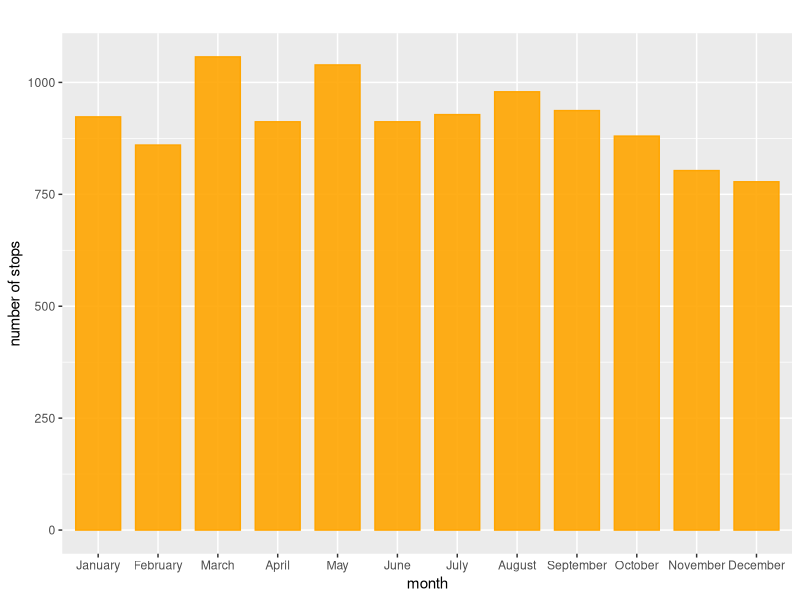
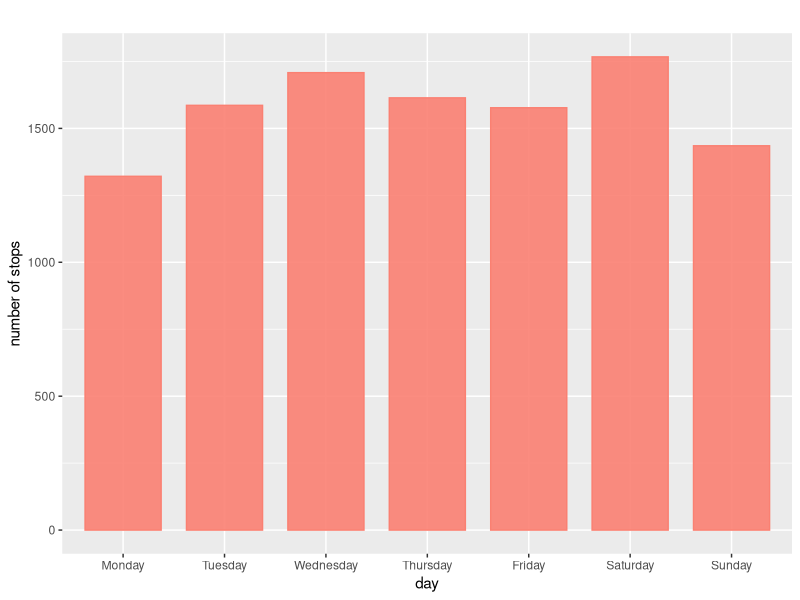
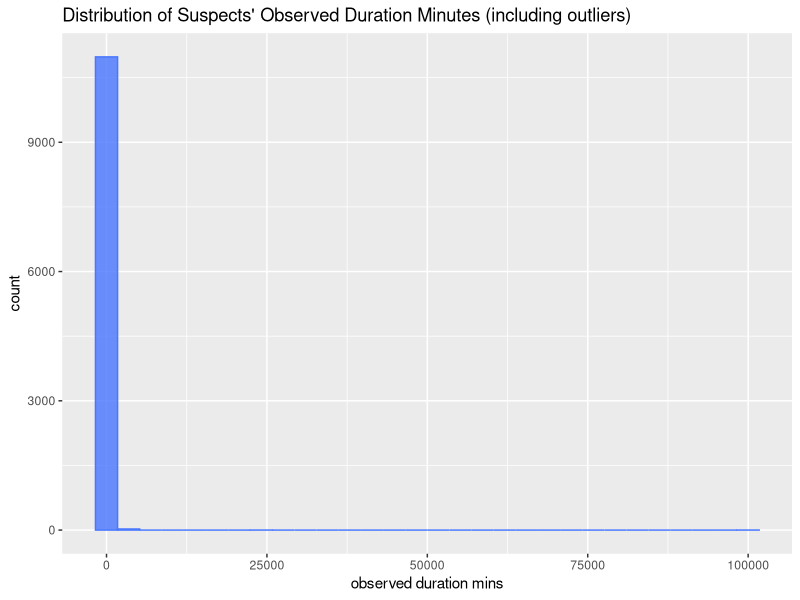
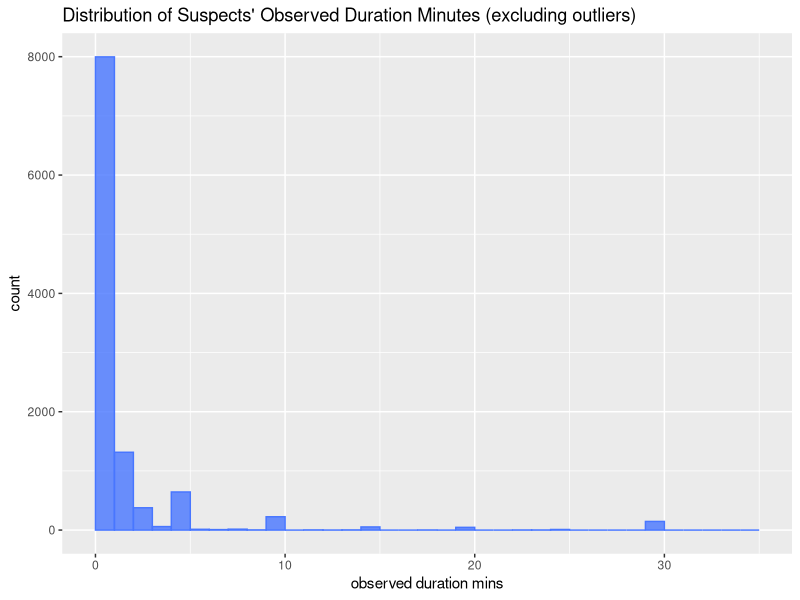
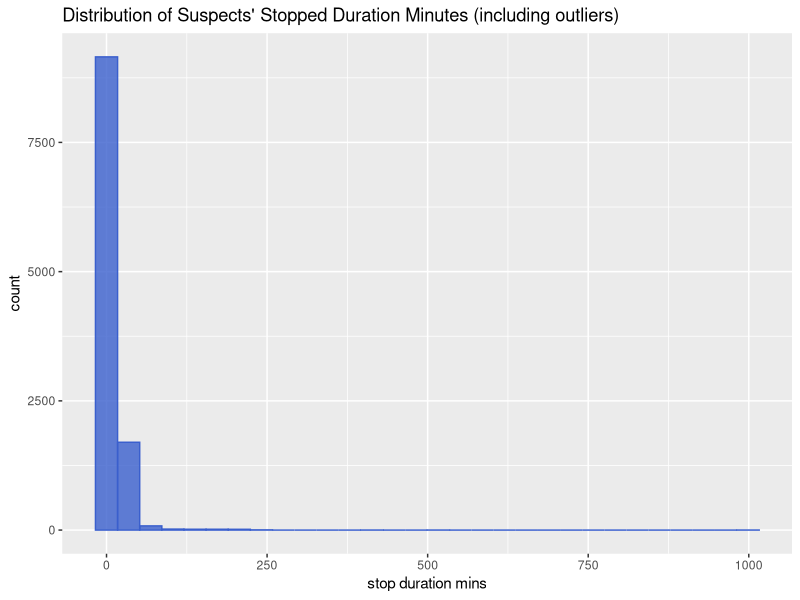
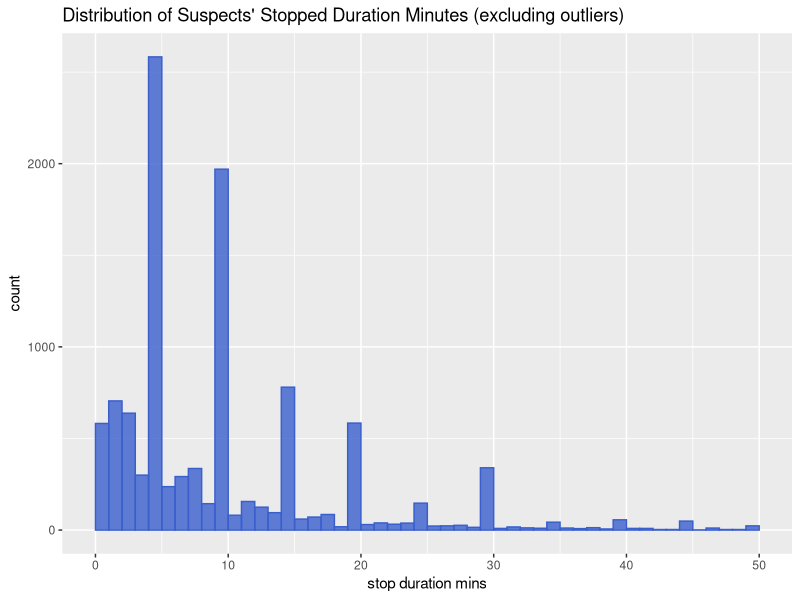
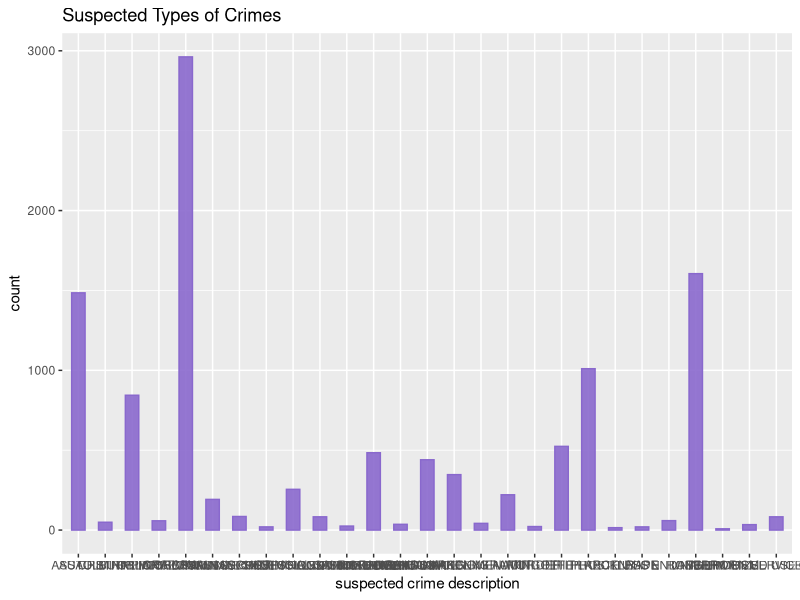
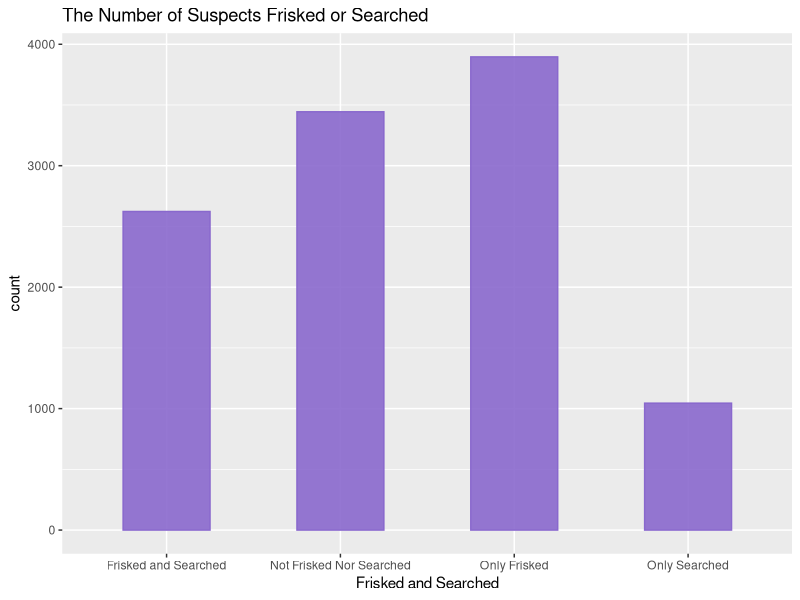

These figures' R source, in order:
## ---- chunk 1
NYPD <- read.csv("Data/2018_sqf_database-abbr.csv")
install.packages("tidyverse")
library(tidyverse)
library(ggplot2)
## ---- chunk 2
# the number of stops in each month in the year 2018
# MONTH2: categorical variable
reorder_month <- c("January","February","March","April","May","June","July","August","September","October","November","December")
NYPD$MONTH2 = factor(NYPD$MONTH2,levels=reorder_month)
ggplot(NYPD, aes(MONTH2)) + geom_bar(alpha=0.90, colour="orange", fill="orange",width=0.75) + labs(title="", y="number of stops", x="month")
## ---- chunk 3
# DAY2: Day when ppl are stopped

reorder_day <- c("Monday","Tuesday","Wednesday","Thursday","Friday","Saturday","Sunday")
NYPD$DAY2 = factor(NYPD$DAY2,levels=reorder_day)
ggplot(NYPD, aes(DAY2)) + geom_bar(alpha=0.90, colour="salmon", fill="salmon",width=0.75) + labs(title="", y="number of stops", x="day")
## ---- chunk 4
# Visualize: Stop Frisk Time: Time when ppl are stopped （清晨、深夜）
## ---- chunk 5
# male vs female: dataframe
df_male_officer <- NYPD[NYPD$ISSUING_OFFICER_RANK == "POM",]
df_female_officer <- NYPD[NYPD$ISSUING_OFFICER_RANK == "POF",]
head(df_male_officer)
head(df_female_officer)
nrow(df_male_officer)
nrow(df_female_officer)
## ---- chunk 6


# function: exclude outliers from the dataframe (only for numeric values); need to input a numeric vector

exclude_outliers <- function(x){
  Q1 <- quantile(x, .25)
  Q3 <- quantile(x, .75)
  IQR <- Q3-Q1
  outlier <- x<Q1-1.5*IQR | x>Q3+1.5*IQR
  clean_x <- x[!outlier]
  return(clean_x)
}
ex_out <- exclude_outliers(NYPD$OBSERVED_DURATION_MINUTES)
print(ex_out)
## ---- chunk 7
## Observed duration minutes.

# Histogram --- Not excluded outliers
ggplot(NYPD,aes(OBSERVED_DURATION_MINUTES)) + geom_histogram(colour = "royalblue1", fill = "royalblue1",alpha=0.8) + labs(title="Distribution of Suspects' Observed Duration Minutes (including outliers)", y="count", x="observed duration mins")

# Histogram --- excluded outliers
table(NYPD$OBSERVED_DURATION_MINUTES)
ggplot(NYPD,aes(OBSERVED_DURATION_MINUTES)) + geom_histogram(breaks=seq(0,35,by=1), colour = "royalblue1", fill = "royalblue1",alpha=0.8) + labs(title="Distribution of Suspects' Observed Duration Minutes (excluding outliers)", y="count", x="observed duration mins")


## Stop duration minutes.

# Histogram --- Not excluded outliers
ggplot(NYPD,aes(STOP_DURATION_MINUTES)) + geom_histogram(colour = "royalblue3", fill = "royalblue3",alpha=0.8) + labs(title="Distribution of Suspects' Stopped Duration Minutes (including outliers)", y="count", x="stop duration mins") 

# Histogram --- excluded outliers
table(NYPD$STOP_DURATION_MINUTES)
ggplot(NYPD,aes(STOP_DURATION_MINUTES)) + geom_histogram(breaks=seq(0,50,by=1), colour = "royalblue3", fill = "royalblue3",alpha=0.8) + labs(title="Distribution of Suspects' Stopped Duration Minutes (excluding outliers)", y="count", x="stop duration mins") 

## ---- chunk 8
# SUSPECTED_CRIME_DESCRIPTION

table(NYPD$SUSPECTED_CRIME_DESCRIPTION)
ggplot(NYPD, aes(SUSPECTED_CRIME_DESCRIPTION)) + geom_bar(alpha=0.90, colour="mediumpurple3", fill="mediumpurple3",width=0.5) + labs(title= "Suspected Types of Crimes", y="count", x="suspected crime description")


## ---- chunk 9
# FRISKED_FLAG into dataframe

table(NYPD$FRISKED_FLAG)
## ---- chunk 10
# SEARCHED_FLAG into dataframe

NYPD$FRISK_AND_SEARCH <- vector(mode='character', length(NYPD$FRISKED_FLAG))

for(i in seq_along(NYPD$FRISK_AND_SEARCH)){
  if(NYPD$FRISKED_FLAG[i] == "1" & NYPD$SEARCHED_FLAG[i] == "1"){
    NYPD$FRISK_AND_SEARCH[i] <- "Frisked and Searched"
    }else if (NYPD$FRISKED_FLAG[i] == "1" & NYPD$SEARCHED_FLAG[i] == "0") {
      NYPD$FRISK_AND_SEARCH[i] <- "Only Frisked"
      }else if (NYPD$FRISKED_FLAG[i] == "0" & NYPD$SEARCHED_FLAG[i] == "1") {
        NYPD$FRISK_AND_SEARCH[i] <- "Only Searched"
      }else{
        NYPD$FRISK_AND_SEARCH[i] <- "Not Frisked Nor Searched"
      }
  
}

table(NYPD$FRISK_AND_SEARCH)
ggplot(NYPD, aes(FRISK_AND_SEARCH)) + geom_bar(alpha=0.90, colour="mediumpurple3", fill="mediumpurple3",width=0.5) + labs(title= "The Number of Suspects Frisked or Searched", y="count", x="Frisked and Searched")


## ---- chunk 11
# OFFICER_IN_UNIFORM_FLAG
NYPD[NYPD$OFFICER_IN_UNIFORM_FLAG==0,"OFFICER_IN_UNIFORM_FLAG"] <- "not wearing uniform"
NYPD[NYPD$OFFICER_IN_UNIFORM_FLAG==1,"OFFICER_IN_UNIFORM_FLAG"] <- "wearing uniform"
table(NYPD$OFFICER_IN_UNIFORM_FLAG)
ggplot(NYPD, aes(OFFICER_IN_UNIFORM_FLAG)) + geom_bar(alpha=0.90, colour="royalblue1", fill="royalblue1",width=0.75) + labs(title="", y="number of officers", x="officer in uniform")

## ---- chunk 12
# SUSPECT_ARRESTED_FLAG 比对
## ---- chunk 13
# function1: variable X VS observe duration minutes (boxplots && scatterpoots)
observe_time_relation <- function(m){
  if(class(m) == "character"){
  ggplot(NYPD, aes(x = m, y = OBSERVED_DURATION_MINUTES)) + geom_boxplot(outlier.shape = NA) + coord_cartesian(ylim=c(0, 2.5))
}
else{
  ggplot(NYPD, aes(m, OBSERVED_DURATION_MINUTES)) + geom_point(outlier.shape = NA)
}
}


# function2: variable X VS stop duration minutes (boxplots && scatterpoots)
stop_time_relation <- function(n){
  if(class(n) == "character"){
  ggplot(NYPD, aes(x = n, y = STOP_DURATION_MINUTES)) + geom_boxplot(outlier.shape = NA) + coord_cartesian(ylim=c(0, 20))
}
else{
  ggplot(NYPD, aes(n, STOP_DURATION_MINUTES)) + geom_point()
}
}

observe_time_relation(NYPD$SUSPECT_SEX)

## ---- chunk 14
# SUSPECT_REPORTED_AGE
# HOW TO REMOVE 0s??
class(NYPD$SUSPECT_REPORTED_AGE)
ggplot(NYPD,aes(SUSPECT_REPORTED_AGE)) + geom_histogram(colour = "orange3", fill = "orange3",alpha=0.8) + labs(title="", y="count", x="suspect reported age")

## ---- chunk 15
# SUSPECT_SEX
class(NYPD$SUSPECT_SEX)
ggplot(NYPD, aes(SUSPECT_SEX)) + geom_bar(alpha=0.90, colour="salmon", fill="salmon",width=0.75) + labs(title="", y="count", x="suspect sex")
## ---- chunk 16
# SUSPECT_RACE_DESCRIPTION
class(NYPD$SUSPECT_RACE_DESCRIPTION)
ggplot(NYPD, aes(SUSPECT_RACE_DESCRIPTION)) + geom_bar(alpha=0.90, colour="salmon", fill="salmon",width=0.5) + labs(title="", y="count", x="suspect race description") + theme(axis.text.x=element_text(size=4.1))
## ---- chunk 17
# SUSPECT_HEIGHT 
# we remove NAs here
class(NYPD$SUSPECT_HEIGHT)
max(NYPD$SUSPECT_HEIGHT,na.rm=TRUE)
NYPD$SUSPECT_HEIGHT <- as.numeric(NYPD$SUSPECT_HEIGHT)
ggplot(NYPD,aes(SUSPECT_HEIGHT),na.rm=TRUE) + geom_histogram(colour = "orange3", fill = "orange3",alpha=0.8) + labs(title="", y="count", x="suspect height")


ggplot(NYPD, aes(SUSPECT_HEIGHT, OBSERVED_DURATION_MINUTES)) + geom_point(outlier.shape = NA) + coord_cartesian(ylim=c(0, 500))
## ---- chunk 18
# SUSPECT_WEIGHT
# we remove NAs here
class(NYPD$SUSPECT_WEIGHT)
max(NYPD$SUSPECT_WEIGHT,na.rm=TRUE)
NYPD$SUSPECT_WEIGHT <- as.numeric(NYPD$SUSPECT_WEIGHT)
ggplot(NYPD,aes(SUSPECT_WEIGHT),na.rm=TRUE) + geom_histogram(colour = "orange3", fill = "orange3",alpha=0.8) + labs(title="", y="count", x="suspect weight")
## ---- chunk 19
# SUSPECT_BODY_BUILD_TYPE
class(NYPD$SUSPECT_BODY_BUILD_TYPE)
ggplot(NYPD, aes(SUSPECT_BODY_BUILD_TYPE)) + geom_bar(alpha=0.90, colour="tomato", fill="tomato",width=0.5) + labs(title="", y="count", x="suspect body build type")
## ---- chunk 20
# SUSPECT_EYE_COLOR
unique(NYPD$SUSPECT_EYE_COLOR)
ggplot(NYPD, aes(SUSPECT_EYE_COLOR)) + geom_bar(alpha=0.90, colour="tomato", fill="tomato",width=0.5) + labs(title="", y="count", x="suspect eye color")
## ---- chunk 21
# SUSPECT_HAIR_COLOR
unique(NYPD$SUSPECT_HAIR_COLOR)
ggplot(NYPD, aes(SUSPECT_HAIR_COLOR)) + geom_bar(alpha=0.90, colour="tomato", fill="tomato",width=0.5) + labs(title="", y="count", x="suspect hair color")
## ---- chunk 22
# STOP_LOCATION_BORO_NAME
table(NYPD$STOP_LOCATION_BORO_NAME)
ggplot(NYPD, aes(STOP_LOCATION_BORO_NAME)) + geom_bar(alpha=0.90, colour="orange3", fill="orange3",width=0.5) + labs(title="", y="count", x="stop borough")


# To verify function1 and function2 //
# Borough VS Stop Time
mean(NYPD$STOP_DURATION_MINUTES)
median(NYPD$STOP_DURATION_MINUTES)
ggplot(NYPD, aes(x = STOP_LOCATION_BORO_NAME, y = STOP_DURATION_MINUTES)) + geom_boxplot(outlier.shape = NA) + coord_cartesian(ylim=c(0, 20))

# Borough VS Observe Time
mean(NYPD$OBSERVED_DURATION_MINUTES)
median(NYPD$OBSERVED_DURATION_MINUTES)
ggplot(NYPD, aes(x = STOP_LOCATION_BORO_NAME, y = OBSERVED_DURATION_MINUTES)) + geom_boxplot(outlier.shape = NA) + coord_cartesian(ylim=c(0, 2.5))
